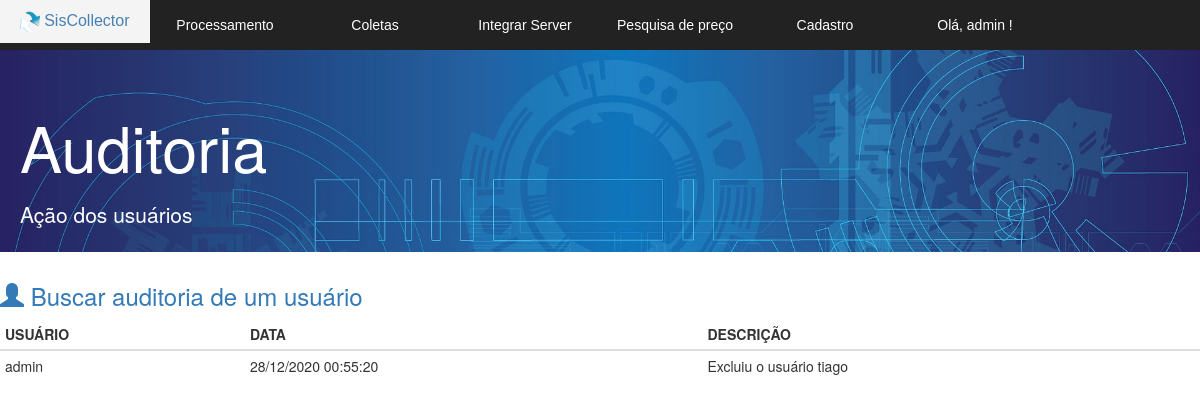
Before: /coletor/v_listar_auditoria.php (signed in) with the older database file.
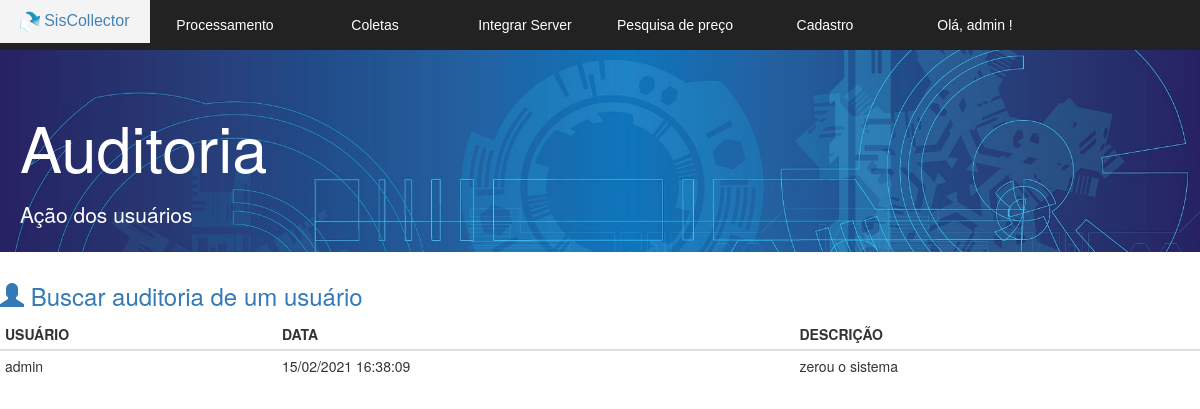
After: the same page with the newer database file.
### tables this page shows
CREATE TABLE IF NOT EXISTS `auditoria` (
  `id` int(11) NOT NULL AUTO_INCREMENT,
  `usuario` varchar(255) DEFAULT NULL,
  `descricao` varchar(255) DEFAULT NULL,
  `data` datetime NOT NULL,
  PRIMARY KEY (`id`)
);

### coletor/v_listar_auditoria.php (the view, shortened to what this page needs)
<!DOCTYPE html>
<html lang="pt-br">
<head>
  <link href="bootstrap/css/bootstrap.min.css" rel="stylesheet">
  <link rel="stylesheet" href="css.css">
  <link rel="stylesheet" href="normalize.css">
</head>
<body>
	<section id="principal">
   <?php
   require 'v_cabecalho.php';
   ?>
   <section class="corpo">
    <div class="jumbotron jumbotron-fluid">
      <div class="container">
        <h1 class="display-4">Auditoria</h1>
        <p class="lead">Ação dos usuários</p>
      </div>
    </div>
    <h3> <a href="v_buscar_usuario.php" > <span class="glyphicon glyphicon-user" aria-hidden="true"></span> Buscar auditoria de um usuário </a></h3>
    <?php
    $listagem = mysqli_query($conexao,  "SELECT * FROM auditoria order by id desc");
    ?>
    <table class="table table-condensed">
     <thead >
      <tr class="table-primary">
        <th scope="col">USUÁRIO</th>
        <th scope="col">DATA</th>
        <th scope="col">DESCRIÇÃO</th>
      </tr>
    </thead>
    <tbody>
      <?php
      while($linha = mysqli_fetch_array($listagem)) {
      $data = $linha['data'];
      ?>
        <tr>
          <td> <?= $linha['usuario'] ?> </td>
          <td> <?php echo date('d/m/Y H:i:s', strtotime($data));  ?>  </td>
          <td> <?= utf8_encode($linha['descricao']);  ?> </td>
        </tr>
        <?php } ?>
      </tbody>
    </table>
  </section>
</section>
</body>
</html>

Changed rows visible on the page:
changed auditoria "admin": data "28/12/2020 00:55:20" → "15/02/2021 16:38:09"; descricao "Excluiu o usuário tiago" → "zerou o sistema"
